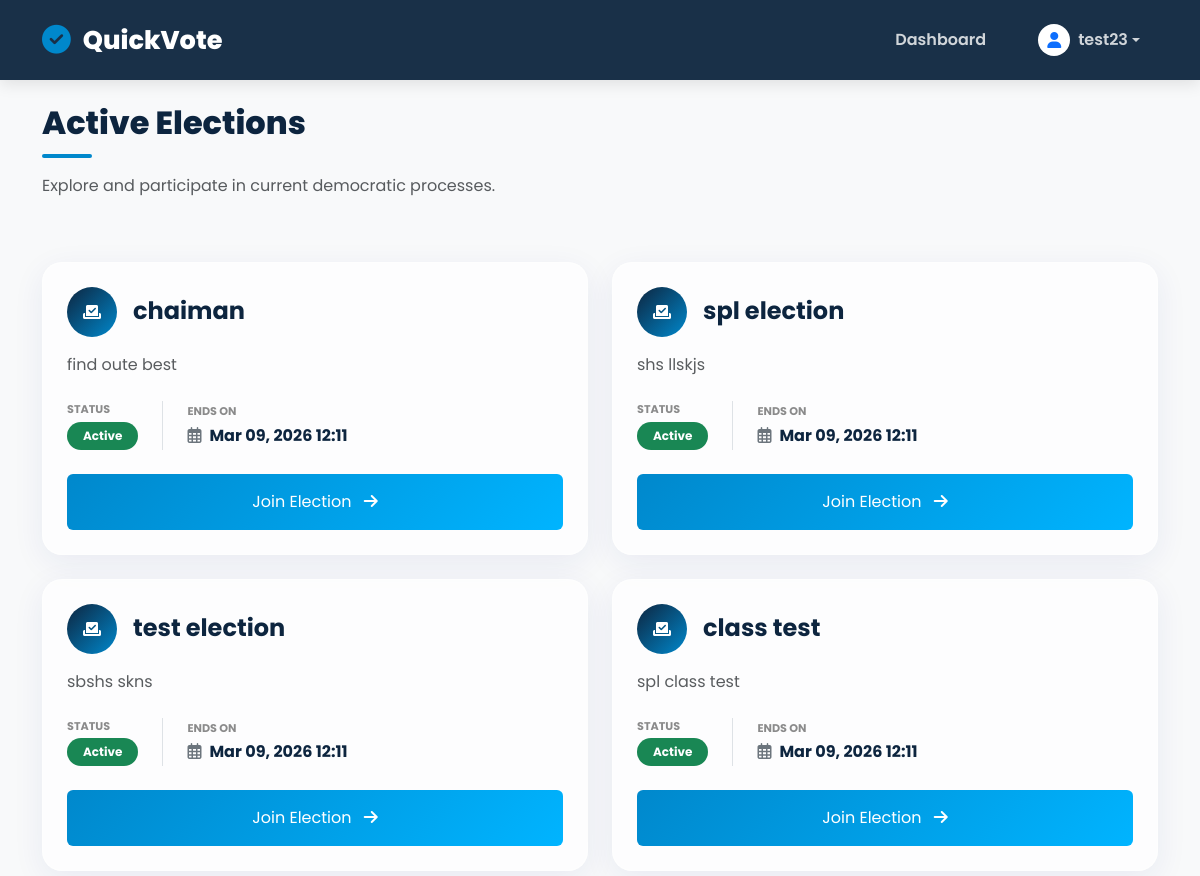
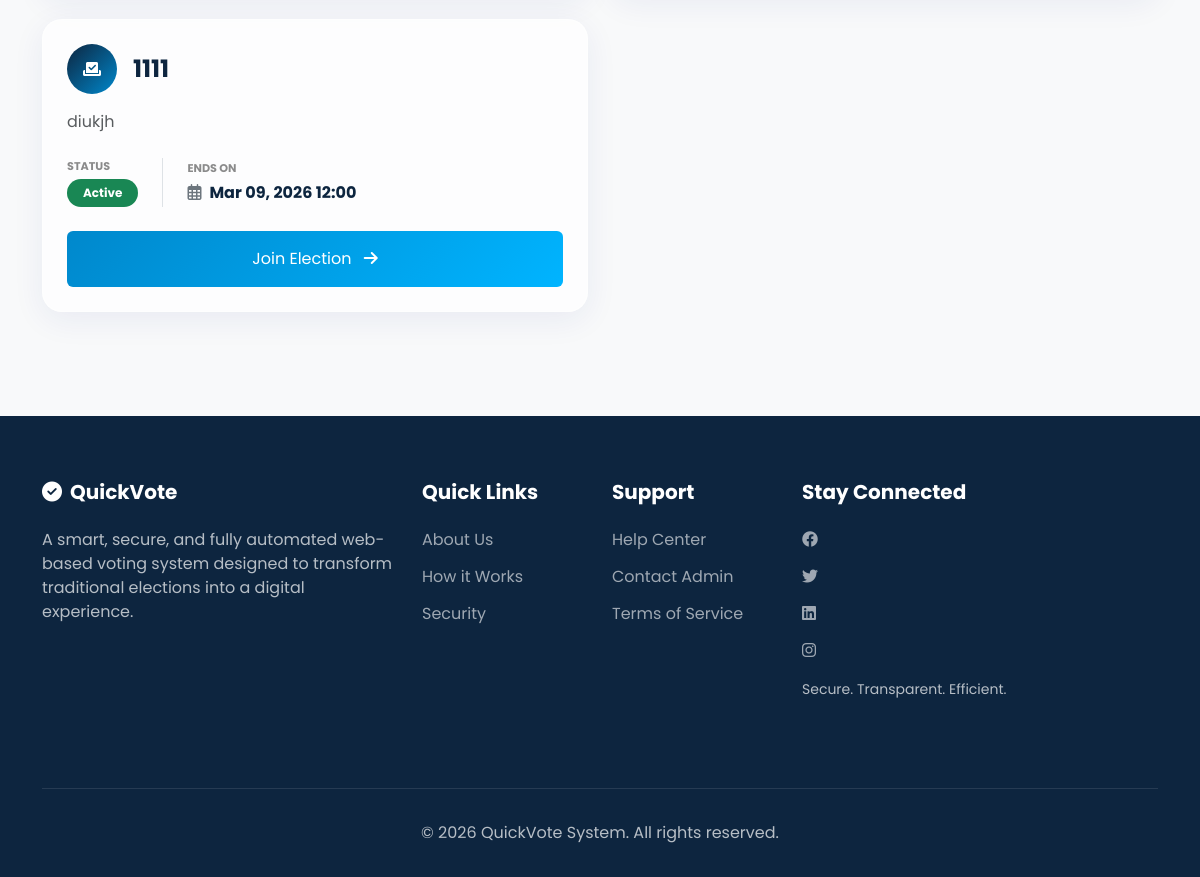
Page /election_list (signed in) on the committed database (2 pictures, top to bottom).
### users/models.py (models this page shows, shortened)
class User(AbstractUser):
    class Role(models.TextChoices):
        ADMIN = "ADMIN", "Admin"
        VOTER = "VOTER", "Voter"
    role = models.CharField(max_length=50, choices=Role.choices, default=Role.VOTER)
    mobile_number = models.CharField(max_length=10, blank=True, null=True)
    is_verified = models.BooleanField(default=False)

### election/models.py (models this page shows, shortened)
class Election(models.Model):
    title = models.CharField(max_length=200)
    description = models.TextField(blank=True)
    start_date = models.DateTimeField()
    end_date = models.DateTimeField()
    is_active = models.BooleanField(default=True)
    results_published = models.BooleanField(default=False)

### election/views.py (the view)
# urls.py: path('election_list', views.election_list, name='election_list'),
def election_list(request):
    if request.user.is_authenticated and request.user.role == User.Role.ADMIN:
        return redirect('admin_dashboard')
    elections = Election.objects.all().order_by('-end_date')
    now = timezone.now()
    return render(request, 'election/index.html', {
        'elections': elections,
        'now': now
    })

### templates/election/index.html (shortened to what this page needs)
{% extends 'base.html' %}
{% block content %}
<div class="row mb-5 mt-4">
    <div class="col-12 animate-up">
        <h2 class="section-title">Active Elections</h2>
        <p class="text-muted">Explore and participate in current democratic processes.</p>
    </div>
</div>
{% if elections %}
<div class="row">
    {% for election in elections %}
    <div class="col-lg-6 mb-4 animate-up"
        style="animation-delay: {{ forloop.counter|add:1|add:forloop.counter|add:1 }}00ms;">
        <div class="glass-card h-100 p-4">
            <div class="d-flex align-items-center mb-3">
                <div class="bg-primary text-white rounded-circle d-flex align-items-center justify-content-center me-3"
                    style="width: 50px; height: 50px; background: linear-gradient(135deg, #0d253f 0%, var(--secondary-color) 100%) !important;">
                    <i class="fas fa-vote-yea"></i>
                </div>
                <h4 class="mb-0 fw-bold" style="color: var(--primary-color);">{{ election.title }}</h4>
            </div>
            <p class="text-muted mb-4">{{ election.description|truncatewords:30 }}</p>
            <div class="d-flex align-items-center mb-4">
                <div class="me-4 border-end pe-4">
                    <small class="text-uppercase fw-bold opacity-50 d-block mb-1"
                        style="font-size: 0.7rem;">Status</small>
                    {% if now > election.end_date %}
                    <span class="badge rounded-pill bg-danger px-3 py-2">Ended</span>
                    {% elif now < election.start_date %} <span class="badge rounded-pill bg-secondary px-3 py-2">
                        Upcoming</span>
                        {% else %}
                        <span class="badge rounded-pill bg-success px-3 py-2">Active</span>
                        {% endif %}
                </div>
                <div>
                    <small class="text-uppercase fw-bold opacity-50 d-block mb-1" style="font-size: 0.7rem;">
                        {% if now > election.end_date %}Ended At{% else %}Ends On{% endif %}
                    </small>
                    <span class="fw-bold" style="color: var(--primary-color);">
                        <i class="far fa-calendar-alt me-2 text-secondary"></i>{{ election.end_date|date:"M d, Y H:i" }}
                    </span>
                </div>
            </div>
            <div class="d-flex gap-2">
                {% if now <= election.end_date %} <a href="{% url 'election_detail' election.id %}"
                    class="btn btn-register flex-grow-1 py-3">
                    Join Election <i class="fas fa-arrow-right ms-2"></i>
                    </a>
                    {% else %}
                    <a href="{% url 'election_results' election.id %}" class="btn btn-register flex-grow-1 py-3">
                        View Results <i class="fas fa-chart-pie ms-2"></i>
                    </a>
                    {% endif %}
            </div>
        </div>
    </div>
    {% endfor %}
</div>
{% endif %}
{% endblock %}

### templates/base.html (shortened to what this page needs)
<!DOCTYPE html>
<html lang="en">
<head>
    <link href="https://cdn.jsdelivr.net/npm/bootstrap@5.3.0/dist/css/bootstrap.min.css" rel="stylesheet">
    <link rel="stylesheet" href="https://cdnjs.cloudflare.com/ajax/libs/font-awesome/6.4.0/css/all.min.css">
</head>
<body>
    <nav class="navbar navbar-expand-lg navbar-dark sticky-top">
        <div class="container">
            <a class="navbar-brand" href="{% url 'election_list' %}">
                <i class="fas fa-check-circle"></i>QuickVote
            </a>
            <div class="collapse navbar-collapse" id="navbarNav">
                <ul class="navbar-nav ms-auto align-items-center">
                    {% if user.is_authenticated %}
                    {% if user.role == 'VOTER' %}
                    <li class="nav-item">
                        <a class="nav-link" href="{% url 'dashboard' %}">Dashboard</a>
                    </li>
                    {% endif %}
                    <li class="nav-item dropdown ms-lg-3">
                        <a class="nav-link dropdown-toggle d-flex align-items-center" href="#" id="navbarDropdown"
                            role="button" data-bs-toggle="dropdown" aria-expanded="false">
                            <div class="bg-white text-primary rounded-circle d-flex align-items-center justify-content-center me-2"
                                style="width: 32px; height: 32px;">
                                <i class="fas fa-user"></i>
                            </div>
                            {{ user.username }}
                        </a>
                    </li>
                    {% endif %}
                </ul>
            </div>
        </div>
    </nav>
    <div class="main-wrapper">
        <div class="container">
            {% block content %}{% endblock %}
        </div>
    </div>
    <footer>
        <div class="container">
            <div class="row">
                <div class="col-md-4 mb-4">
                    <h5><i class="fas fa-check-circle me-2"></i>QuickVote</h5>
                    <p>A smart, secure, and fully automated web-based voting system designed to transform traditional
                        elections into a digital experience.</p>
                </div>
                <div class="col-md-2 mb-4">
                    <h5>Quick Links</h5>
                    <a href="#">About Us</a>
                    <a href="#">How it Works</a>
                    <a href="#">Security</a>
                </div>
                <div class="col-md-2 mb-4">
                    <h5>Support</h5>
                    <a href="#">Help Center</a>
                    <a href="#">Contact Admin</a>
                    <a href="#">Terms of Service</a>
                </div>
                <div class="col-md-4 mb-4">
                    <h5>Stay Connected</h5>
                    <div class="social-icons">
                        <a href="#"><i class="fab fa-facebook"></i></a>
                        <a href="#"><i class="fab fa-twitter"></i></a>
                        <a href="#"><i class="fab fa-linkedin"></i></a>
                        <a href="#"><i class="fab fa-instagram"></i></a>
                    </div>
                    <p class="mt-3 small">Secure. Transparent. Efficient.</p>
                </div>
            </div>
            <div class="footer-bottom">
                <p class="mb-0">&copy; {% now "Y" %} QuickVote System. All rights reserved.</p>
            </div>
        </div>
    </footer>
</body>
</html>

### templates/base.html (style rules this page uses)
:root { --primary-color: #0d253f; --secondary-color: #0088cc; --accent-color: #ffc107; --bg-light: #f8f9fa; --text-dark: #1a1a1a; --glass-bg: rgba(255, 255, 255, 0.7); --glass-border: rgba(255, 255, 255, 0.4); --glass-shadow: 0 8px 32px 0 rgba(31, 38, 135, 0.07); }
body { font-family: 'Poppins', sans-serif; background-color: var(--bg-light); color: var(--text-dark); display: flex; flex-direction: column; min-height: 100vh; overflow-x: hidden; }
.animate-up { animation: fadeInUp 0.8s ease-out forwards; opacity: 0; }
.glass-card { background: var(--glass-bg); backdrop-filter: blur(15px); -webkit-backdrop-filter: blur(15px); border: 1px solid var(--glass-border); border-radius: 20px; box-shadow: var(--glass-shadow); transition: all 0.3s ease; }
.navbar { background: rgba(13, 37, 63, 0.95); backdrop-filter: blur(10px); -webkit-backdrop-filter: blur(10px); box-shadow: 0 4px 15px rgba(0, 0, 0, 0.1); padding: 1rem 0; z-index: 1000; }
.navbar-brand { font-weight: 800; font-size: 1.6rem; color: #fff !important; display: flex; align-items: center; }
.navbar-brand i { color: var(--secondary-color); margin-right: 12px; font-size: 1.8rem; }
.nav-link { font-weight: 600; color: rgba(255, 255, 255, 0.8) !important; margin: 0 10px; transition: all 0.3s; }
.btn-register { background: linear-gradient(135deg, var(--secondary-color) 0%, #00b4ff 100%); border: none; color: white !important; }
.main-wrapper { flex: 1; padding-bottom: 5rem; }
footer { background: var(--primary-color); color: rgba(255, 255, 255, 0.7); padding: 4rem 0 2rem; margin-top: auto; }
footer h5 { color: #fff; font-weight: 700; margin-bottom: 1.5rem; }
footer a { color: rgba(255, 255, 255, 0.6); text-decoration: none; transition: 0.3s; display: block; margin-bottom: 0.8rem; }
.footer-bottom { border-top: 1px solid rgba(255, 255, 255, 0.1); margin-top: 3rem; padding-top: 2rem; text-align: center; }
.section-title { color: var(--primary-color); font-weight: 800; margin-bottom: 1rem; position: relative; padding-bottom: 15px; }
.section-title::after { content: ''; position: absolute; bottom: 0; left: 0; width: 50px; height: 4px; background: var(--secondary-color); border-radius: 2px; }

### rows in the picture
User: username "test23"
Election: title "chaiman", description "find oute best", shows "Active", shows "ENDS ON", end_date "Mar 09, 2026 12:11", shows "Join Election"
Election: title "spl election", description "shs llskjs", shows "Active", shows "ENDS ON", end_date "Mar 09, 2026 12:11", shows "Join Election"
Election: title "test election", description "sbshs skns", shows "Active", shows "ENDS ON", end_date "Mar 09, 2026 12:11", shows "Join Election"
Election: title "class test", description "spl class test", shows "Active", shows "ENDS ON", end_date "Mar 09, 2026 12:11", shows "Join Election"
Election: title "1111", description "diukjh", shows "Active", shows "ENDS ON", end_date "Mar 09, 2026 12:00", shows "Join Election"
